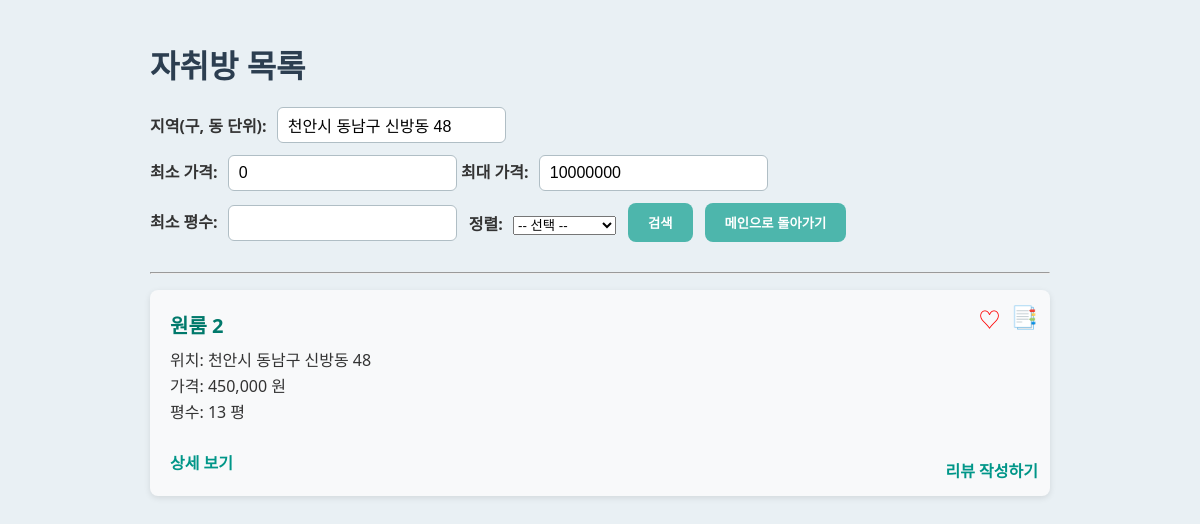
Page /rooms_list.php?location=천안시 동남구 신방동 48 on the committed database.
### tables this page shows
CREATE TABLE Room (
    room_id INT AUTO_INCREMENT PRIMARY KEY,                      
    user_id INT NOT NULL,                                        
    room_name VARCHAR(100) NOT NULL,                             
    location VARCHAR(255),                                       
    price DECIMAL(10, 2),                                        
    size FLOAT,                                                  
    image_path TEXT,                                             
    created_at DATETIME DEFAULT CURRENT_TIMESTAMP,               
    description TEXT,                                            
    FOREIGN KEY (user_id) REFERENCES User(user_id) ON DELETE CASCADE  
);

### rooms_list.php (the view, shortened to what this page needs)
<?php
include 'db.php';
$location = $_GET['location'] ?? '';
$min_price = $_GET['min_price'] ?? 0;
$max_price = $_GET['max_price'] ?? 10000000;
$size = $_GET['size'] ?? '';
$sort = $_GET['sort'] ?? '';
$params = [$min_price, $max_price];
$types = "ii";
if ($sort === 'likes') {
    $sql = "SELECT Room.*,
                   (SELECT COUNT(*) FROM Likes WHERE Likes.room_id = Room.room_id) AS like_count
            FROM Room
            WHERE price BETWEEN ? AND ?";
} else {
    $sql = "SELECT * FROM Room WHERE price BETWEEN ? AND ?";
}
if (!empty($location)) {
    $sql .= " AND location LIKE ?";
    $params[] = "%$location%";
    $types .= "s";
}
$stmt = $conn->prepare($sql);
$stmt->bind_param($types, ...$params);
$stmt->execute();
$result = $stmt->get_result();
?>
<!DOCTYPE html>
<html lang="ko">
<head>
    <link rel="stylesheet" href="css/room_list.css">
</head>
<body>
<h1>자취방 목록</h1>
<form method="get" action="">
    <div class="form-group">
        <label for="location">지역(구, 동 단위):</label>
        <input type="text" id="location" name="location" value="<?php echo htmlspecialchars($location); ?>">
    </div>
    <div class="form-group">
        <label for="min_price">최소 가격:</label>
        <input type="number" id="min_price" name="min_price" value="<?php echo htmlspecialchars($min_price); ?>">
        <label for="max_price">최대 가격:</label>
        <input type="number" id="max_price" name="max_price" value="<?php echo htmlspecialchars($max_price); ?>">
    </div>
    <div class="form-group">
        <label for="size">최소 평수:</label>
        <input type="number" id="size" name="size" step="1" value="<?php echo htmlspecialchars($size); ?>">
    </div>
    <div class="form-group">
        <label for="sort">정렬:</label>
        <select id="sort" name="sort">
            <option value="">-- 선택 --</option>
        </select>
    </div>
    <button type="submit">검색</button>
    <a href="main.php"><button type="button">메인으로 돌아가기</button></a>
</form>
<hr>
<?php if ($result->num_rows > 0): ?>
    <ul>
    <?php while ($row = $result->fetch_assoc()): ?>
        <li class="room-item">
            <div class="room-info">
                <strong><?php echo htmlspecialchars($row['room_name']); ?></strong>
                위치: <?php echo htmlspecialchars($row['location']); ?><br>
                가격: <?php echo number_format($row['price']); ?> 원<br>
                평수: <?php echo htmlspecialchars($row['size']); ?> 평<br><br>
                <a href="room_detail.php?room_id=<?php echo $row['room_id']; ?>">상세 보기</a>
            </div>
            <div class="room-icons">
                <?php
                $check_like = $conn->prepare("SELECT 1 FROM Likes WHERE user_id = ? AND room_id = ?");
                $check_like->bind_param("ii", $_SESSION['user_id'], $row['room_id']);
                $check_like->execute();
                $is_liked = $check_like->get_result()->num_rows > 0;
                ?>
                <button class="icon-button like" data-room-id="<?= $row['room_id'] ?>" data-liked="<?= $is_liked ? '1' : '0' ?>">
                    <?= $is_liked ? '❤︎' : '♡' ?>
                </button>
                <?php
                $check_bookmark = $conn->prepare("SELECT 1 FROM Bookmark WHERE user_id = ? AND room_id = ?");
                $check_bookmark->bind_param("ii", $_SESSION['user_id'], $row['room_id']);
                $check_bookmark->execute();
                $is_bookmarked = $check_bookmark->get_result()->num_rows > 0;
                ?>
                <button class="icon-button bookmark" data-room-id="<?= $row['room_id'] ?>" data-bookmarked="<?= $is_bookmarked ? '1' : '0' ?>">
                    <?= $is_bookmarked ? '🔖' : '📑' ?>
                </button>
            </div>
            <div class="room-review">
                <?php
                $check_review = $conn->prepare("SELECT 1 FROM Review WHERE user_id = ? AND room_id = ?");
                $check_review->bind_param("ii", $_SESSION['user_id'], $row['room_id']);
                $check_review->execute();
                $has_review = $check_review->get_result()->num_rows > 0;
                ?>
                <a href="<?= $has_review ? 'review_edit.php' : 'review_write.php' ?>?room_id=<?= $row['room_id'] ?>" class="btn-review">
                    <?= $has_review ? '리뷰 수정하기' : '리뷰 작성하기' ?>
                </a>
            </div>
        </li>
    <?php endwhile; ?>
    </ul>
<?php else: ?>
    <p>검색 결과가 없습니다.</p>
<?php endif; ?>
</body>
</html>

### css/room_list.css (style rules this page uses)
body { font-family: 'Noto Sans KR', 'Segoe UI', Tahoma, Geneva, Verdana, sans-serif; background-color: #e9f0f4; color: #333; padding: 20px; max-width: 900px; margin: 0 auto; }
h1 { font-size: 2rem; margin-bottom: 20px; color: #2c3e50; font-weight: 700; }
form { display: flex; flex-wrap: wrap; gap: 12px; margin-bottom: 30px; align-items: center; }
form label { font-weight: 600; margin-right: 6px; white-space: nowrap; }
form input[type="text"], form input[type="number"] { flex: 1 1 120px; padding: 8px 10px; border: 1.5px solid #b0bec5; border-radius: 6px; font-size: 1rem; transition: border-color 0.3s ease; }
form button { padding: 10px 20px; background-color: #4db6ac; color: white; font-weight: 600; border: none; border-radius: 8px; cursor: pointer; transition: background-color 0.3s ease; flex-shrink: 0; }
ul { list-style: none; padding-left: 0; }
ul li { background-color: #f8f9fa; border-radius: 8px; padding: 20px; margin-bottom: 16px; box-shadow: 0 2px 6px rgb(0 0 0 / 0.1); position: relative; line-height: 1.6; }
ul li strong { font-size: 1.25rem; color: #00796b; display: block; margin-bottom: 6px; }
a { color: #009688; text-decoration: none; font-weight: 600; transition: color 0.3s ease; }
.room-icons { position: absolute; top: 12px; right: 12px; display: flex; gap: 10px; }
.icon-button { background: none; border: none; font-size: 22px; cursor: pointer; padding: 0; color: red; }
.icon-button.bookmark { color: black; }
.room-review { position: absolute; bottom: 12px; right: 12px; }
.btn-review { font-size: 16px; font-weight: 600; color: #009688; background: none; border: none; cursor: pointer; padding: 0; }
.room-info { padding-right: 100px; }

### rows in the picture
room: room_name "원룸 2", location "천안시 동남구 신방동 48", price "450,000", size "13"
